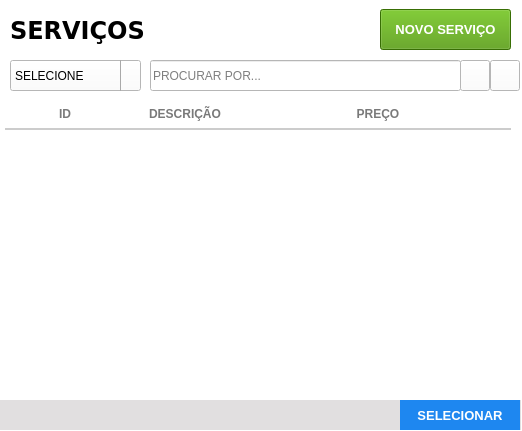
<?xml version="1.0" encoding="UTF-8"?>
<ui version="4.0">
 <class>Frame</class>
 <widget class="QFrame" name="Frame">
  <property name="geometry">
   <rect>
    <x>0</x>
    <y>0</y>
    <width>522</width>
    <height>431</height>
   </rect>
  </property>
  <property name="windowTitle">
   <string>Lista de Serviços</string>
  </property>
  <property name="styleSheet">
   <string notr="true">background: #FFF;</string>
  </property>
  <widget class="QFrame" name="fr_titulo_servicos">
   <property name="geometry">
    <rect>
     <x>0</x>
     <y>0</y>
     <width>521</width>
     <height>60</height>
    </rect>
   </property>
   <property name="styleSheet">
    <string notr="true"/>
   </property>
   <widget class="QLabel" name="lb_tituloClientes_2">
    <property name="geometry">
     <rect>
      <x>10</x>
      <y>15</y>
      <width>200</width>
      <height>30</height>
     </rect>
    </property>
    <property name="font">
     <font>
      <family>DejaVu Sans</family>
      <pointsize>18</pointsize>
      <weight>75</weight>
      <bold>true</bold>
     </font>
    </property>
    <property name="styleSheet">
     <string notr="true">color: rgb(0, 0, 0)</string>
    </property>
    <property name="text">
     <string>SERVIÇOS</string>
    </property>
   </widget>
   <widget class="QPushButton" name="bt_inserir">
    <property name="geometry">
     <rect>
      <x>380</x>
      <y>9</y>
      <width>131</width>
      <height>41</height>
     </rect>
    </property>
    <property name="font">
     <font>
      <family>Tahoma</family>
      <pointsize>10</pointsize>
      <weight>75</weight>
      <bold>true</bold>
     </font>
    </property>
    <property name="cursor">
     <cursorShape>PointingHandCursor</cursorShape>
    </property>
    <property name="focusPolicy">
     <enum>Qt::NoFocus</enum>
    </property>
    <property name="contextMenuPolicy">
     <enum>Qt::ActionsContextMenu</enum>
    </property>
    <property name="styleSheet">
     <string notr="true">QPushButton {
	background-color: rgb(78, 154, 6);
color: #FFF
 }
QPushButton:hover{
	background-color: #40a286
}</string>
    </property>
    <property name="text">
     <string>NOVO SERVIÇO</string>
    </property>
    <property name="iconSize">
     <size>
      <width>75</width>
      <height>35</height>
     </size>
    </property>
   </widget>
  </widget>
  <widget class="QLineEdit" name="tx_busca_servicos">
   <property name="geometry">
    <rect>
     <x>150</x>
     <y>60</y>
     <width>311</width>
     <height>31</height>
    </rect>
   </property>
   <property name="font">
    <font>
     <family>Arial</family>
    </font>
   </property>
   <property name="focusPolicy">
    <enum>Qt::ClickFocus</enum>
   </property>
   <property name="styleSheet">
    <string notr="true">QLineEdit {
color: #000
}
</string>
   </property>
   <property name="placeholderText">
    <string>PROCURAR POR...</string>
   </property>
  </widget>
  <widget class="QPushButton" name="bt_busca_servicos">
   <property name="geometry">
    <rect>
     <x>460</x>
     <y>60</y>
     <width>30</width>
     <height>31</height>
    </rect>
   </property>
   <property name="font">
    <font>
     <family>Arial</family>
    </font>
   </property>
   <property name="cursor">
    <cursorShape>PointingHandCursor</cursorShape>
   </property>
   <property name="focusPolicy">
    <enum>Qt::NoFocus</enum>
   </property>
   <property name="contextMenuPolicy">
    <enum>Qt::NoContextMenu</enum>
   </property>
   <property name="toolTip">
    <string>BUSCAR</string>
   </property>
   <property name="text">
    <string/>
   </property>
   <property name="icon">
    <iconset>
     <normaloff>../Imagens/search.png</normaloff>../Imagens/search.png</iconset>
   </property>
  </widget>
  <widget class="QTableWidget" name="tb_servicos">
   <property name="geometry">
    <rect>
     <x>0</x>
     <y>100</y>
     <width>511</width>
     <height>281</height>
    </rect>
   </property>
   <property name="cursor" stdset="0">
    <cursorShape>PointingHandCursor</cursorShape>
   </property>
   <property name="focusPolicy">
    <enum>Qt::WheelFocus</enum>
   </property>
   <property name="styleSheet">
    <string notr="true">QTableView{
color: #797979;
font-weight: bold;
font-size: 13px;
background: #FFF;
padding: 0 0 0 5px;
}
QHeaderView:section{
background: #FFF;
padding: 5px 0 ;
font-size: 12px;
font-family: &quot;Arial&quot;;
font-weight: bold;
color: #797979;
border: none;
border-bottom: 2px solid #CCC;
text-transform: uppercase
}
QTableView::item {
border-bottom: 2px solid #CCC;
padding: 2px;
}

</string>
   </property>
   <property name="frameShape">
    <enum>QFrame::NoFrame</enum>
   </property>
   <property name="frameShadow">
    <enum>QFrame::Plain</enum>
   </property>
   <property name="autoScrollMargin">
    <number>20</number>
   </property>
   <property name="editTriggers">
    <set>QAbstractItemView::NoEditTriggers</set>
   </property>
   <property name="selectionMode">
    <enum>QAbstractItemView::NoSelection</enum>
   </property>
   <property name="selectionBehavior">
    <enum>QAbstractItemView::SelectRows</enum>
   </property>
   <property name="showGrid">
    <bool>false</bool>
   </property>
   <property name="gridStyle">
    <enum>Qt::NoPen</enum>
   </property>
   <property name="wordWrap">
    <bool>false</bool>
   </property>
   <property name="rowCount">
    <number>0</number>
   </property>
   <attribute name="horizontalHeaderDefaultSectionSize">
    <number>120</number>
   </attribute>
   <attribute name="horizontalHeaderHighlightSections">
    <bool>false</bool>
   </attribute>
   <attribute name="horizontalHeaderStretchLastSection">
    <bool>true</bool>
   </attribute>
   <attribute name="verticalHeaderVisible">
    <bool>false</bool>
   </attribute>
   <attribute name="verticalHeaderMinimumSectionSize">
    <number>20</number>
   </attribute>
   <attribute name="verticalHeaderDefaultSectionSize">
    <number>50</number>
   </attribute>
   <column>
    <property name="text">
     <string>ID</string>
    </property>
   </column>
   <column>
    <property name="text">
     <string>DESCRIÇÃO</string>
    </property>
   </column>
   <column>
    <property name="text">
     <string>PREÇO</string>
    </property>
   </column>
  </widget>
  <widget class="QFrame" name="fr_botoes">
   <property name="geometry">
    <rect>
     <x>-150</x>
     <y>400</y>
     <width>671</width>
     <height>30</height>
    </rect>
   </property>
   <property name="styleSheet">
    <string notr="true">background:#E1DFE0;
border: none;</string>
   </property>
   <widget class="QPushButton" name="bt_selecionar">
    <property name="geometry">
     <rect>
      <x>550</x>
      <y>0</y>
      <width>120</width>
      <height>30</height>
     </rect>
    </property>
    <property name="font">
     <font>
      <pointsize>10</pointsize>
      <weight>75</weight>
      <bold>true</bold>
     </font>
    </property>
    <property name="cursor">
     <cursorShape>PointingHandCursor</cursorShape>
    </property>
    <property name="focusPolicy">
     <enum>Qt::NoFocus</enum>
    </property>
    <property name="contextMenuPolicy">
     <enum>Qt::ActionsContextMenu</enum>
    </property>
    <property name="styleSheet">
     <string notr="true">QPushButton {
background-color: #1E87F0;
color: #FFF
 }
QPushButton:hover{
background-color: #40a286
}</string>
    </property>
    <property name="text">
     <string>SELECIONAR</string>
    </property>
    <property name="iconSize">
     <size>
      <width>75</width>
      <height>35</height>
     </size>
    </property>
   </widget>
  </widget>
  <widget class="QComboBox" name="cb_servicos">
   <property name="geometry">
    <rect>
     <x>10</x>
     <y>60</y>
     <width>131</width>
     <height>31</height>
    </rect>
   </property>
   <property name="focusPolicy">
    <enum>Qt::StrongFocus</enum>
   </property>
   <property name="styleSheet">
    <string notr="true">QComboBox{
background: #fff;
color: #000;
font: 13px &quot;Arial&quot; ;
text-transform: uppercase
}
QComboBox:Focus {
border: 1px solid red;
}
 QComboBox::drop-down {
     subcontrol-origin: padding;
     subcontrol-position: top right;
     width: 25px;
     border-left-width: 1px;
     border-left-color: darkgray;
     border-left-style: solid; /* just a single line */
     border-top-right-radius: 3px; /* same radius as the QComboBox */
     border-bottom-right-radius: 3px;
 }
QComboBox::down-arrow {
     image: url(&quot;Imagens/down.png&quot;);
 }
</string>
   </property>
   <item>
    <property name="text">
     <string>SELECIONE</string>
    </property>
   </item>
  </widget>
  <widget class="QPushButton" name="bt_refresh">
   <property name="geometry">
    <rect>
     <x>490</x>
     <y>60</y>
     <width>30</width>
     <height>31</height>
    </rect>
   </property>
   <property name="font">
    <font>
     <family>Arial</family>
    </font>
   </property>
   <property name="cursor">
    <cursorShape>PointingHandCursor</cursorShape>
   </property>
   <property name="focusPolicy">
    <enum>Qt::NoFocus</enum>
   </property>
   <property name="contextMenuPolicy">
    <enum>Qt::NoContextMenu</enum>
   </property>
   <property name="toolTip">
    <string>ATUALIZAR TABELA</string>
   </property>
   <property name="text">
    <string/>
   </property>
   <property name="icon">
    <iconset>
     <normaloff>../Imagens/refresh.png</normaloff>../Imagens/refresh.png</iconset>
   </property>
  </widget>
 </widget>
 <resources/>
 <connections/>
</ui>
